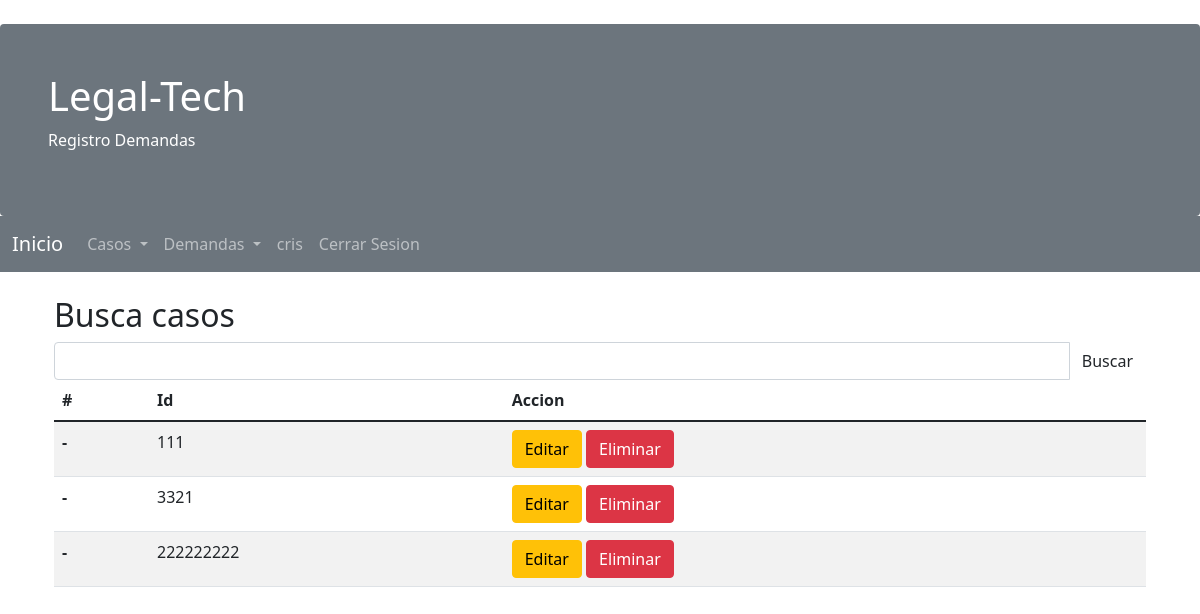
The app's page /search/ (signed in) with its own data.
### legaltech/models.py (models this page shows, shortened)
class Caso(models.Model):
    id_caso = models.IntegerField()

### legaltech/views.py (the view)
# urls.py: path('search/',login_required(views.search),name='search'),
def search(request):
    busqueda = request.GET.get("buscar")
    caso = Caso.objects.all()
    if busqueda:
        caso = Caso.objects.filter(
            Q(id_caso__icontains= busqueda)
        ).distinct()
    contexto={
        'caso':caso,
    }
    return render(request,'legaltech/search.html',contexto)

### legaltech/templates/legaltech/search.html
{% extends 'legaltech/base.html' %}
{% block content %}
<div class="container d-flex justify-content-center mt-4">
    <div class="container">
        <h2>Busca casos</h2>
        <form method="GET">
            <div class="input-group">
                <input type="text" class="form-control" name="buscar" value="{{request.GET.buscar}}" >
                <button type="submit" class='btn' >Buscar</button>
            </div>
        </form>
        <table class="table table-striped">
            <thead>
              <tr>
                <th scope="col">#</th>
                <th scope="col">Id</th>
                <th scope="col">Accion</th>
              </tr>
            </thead>
            <tbody>
                {% for c in caso %}
              <tr>
                <th scope="row">-</th>
                <td>{{c.id_caso}}</td>
                <td><a href="{% url 'modificar' c.id_caso%}" class="btn btn-warning">Editar</a>
                    <a href="{% url 'eliminarconf' c.id_caso %}" class="btn btn-danger">Eliminar</a></td>
               </tr>
              {% endfor %}
            </tbody>
          </table>
    </div>
</div>
{% endblock %}

### legaltech/templates/legaltech/base.html (shortened to what this page needs)
<!DOCTYPE html>
<html lang="en">
  {% load static %}
<head>
    <link href="https://cdn.jsdelivr.net/npm/bootstrap@5.1.3/dist/css/bootstrap.min.css" rel="stylesheet">
</head>
<body>
    <div class="mt-4 p-5 bg-secondary text-white rounded">
  <h1>Legal-Tech</h1>
  <p>Registro Demandas</p>
</div>
<nav class="navbar navbar-expand-lg navbar-dark bg-secondary">
  <div class="container-fluid">
    <a class="navbar-brand" href="{% url 'index' %}">Inicio</a>
    <div class="collapse navbar-collapse" id="navbarNavDropdown">
      <ul class="navbar-nav">
        {% if user.is_authenticated %}
        <li class="nav-item dropdown">
          <a class="nav-link dropdown-toggle" href="#" id="navbarDropdownMenuLink" role="button" data-bs-toggle="dropdown" aria-expanded="false">
            Casos
          </a>
        </li>
        <li class="nav-item dropdown">
          <a class="nav-link dropdown-toggle" href="#" id="navbarDropdownMenuLink" role="button" data-bs-toggle="dropdown" aria-expanded="false">
            Demandas
          </a>
        </li>
        {% endif %}
          {% if user.is_authenticated %}
           <li class="nav-item">
            <a class="nav-link" >{{ user.username }}</a>
          </li>
           <li class="nav-item">
            <a class="nav-link" href="{% url 'logout' %}">Cerrar Sesion</a>
          </li>
        {% endif %}
      </ul>
    </div>
  </div>
</nav>
{% block content %}
{% endblock %}
</body>
</html>

### records on screen
Caso: id_caso "111"
Caso: id_caso "3321"
Caso: id_caso "222222222"

### other values on screen
{{ user.username }} "cris"
